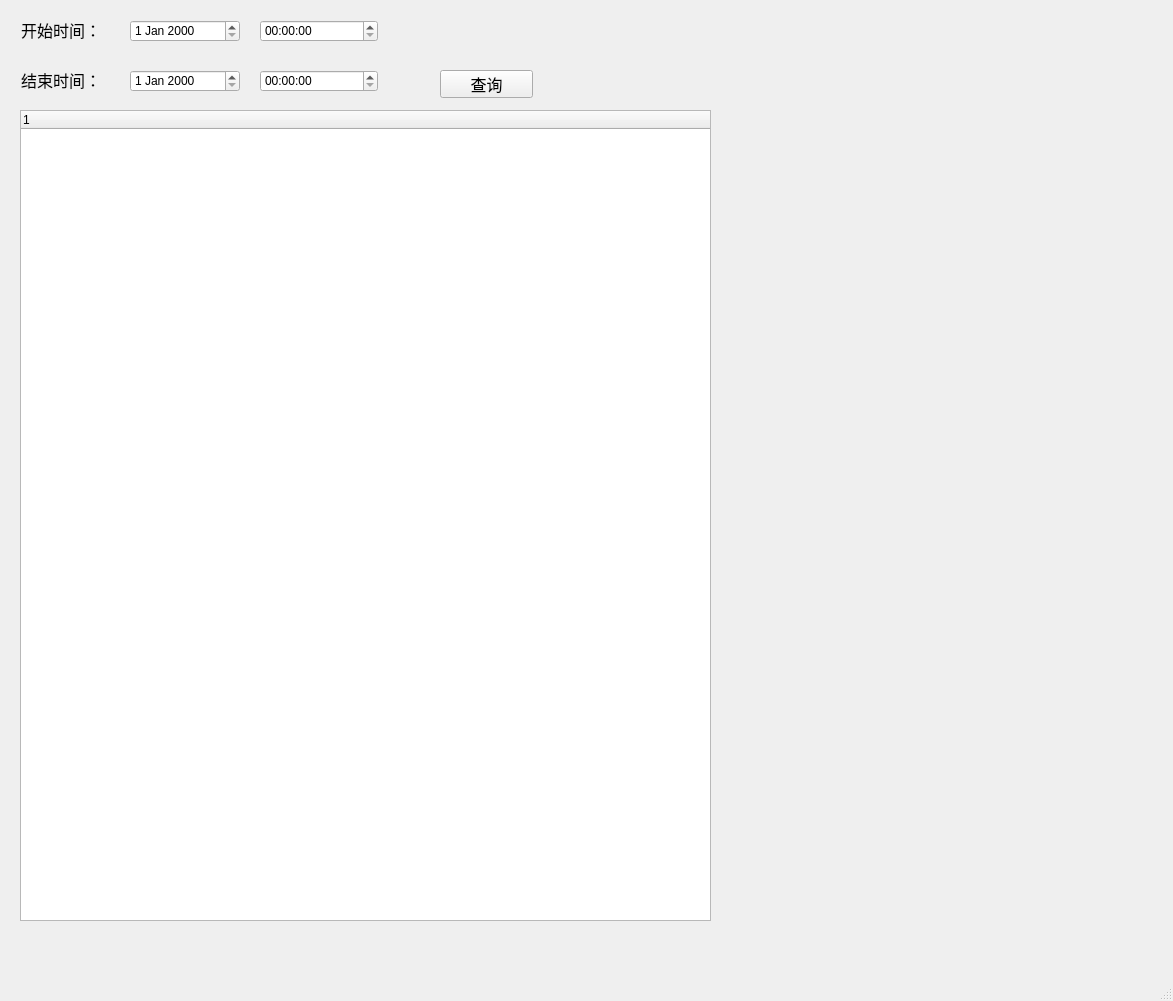
<?xml version="1.0" encoding="UTF-8"?>
<ui version="4.0">
 <class>AccessRecord</class>
 <widget class="QMainWindow" name="AccessRecord">
  <property name="geometry">
   <rect>
    <x>0</x>
    <y>0</y>
    <width>1173</width>
    <height>1001</height>
   </rect>
  </property>
  <property name="windowTitle">
   <string>MainWindow</string>
  </property>
  <widget class="QWidget" name="centralwidget">
   <widget class="QLabel" name="label">
    <property name="geometry">
     <rect>
      <x>21</x>
      <y>20</y>
      <width>91</width>
      <height>20</height>
     </rect>
    </property>
    <property name="font">
     <font>
      <family>Agency FB</family>
      <pointsize>12</pointsize>
     </font>
    </property>
    <property name="text">
     <string>开始时间：</string>
    </property>
   </widget>
   <widget class="QDateEdit" name="startDateEdit">
    <property name="geometry">
     <rect>
      <x>130</x>
      <y>20</y>
      <width>110</width>
      <height>22</height>
     </rect>
    </property>
   </widget>
   <widget class="QTimeEdit" name="startTimeEdit">
    <property name="geometry">
     <rect>
      <x>260</x>
      <y>20</y>
      <width>118</width>
      <height>22</height>
     </rect>
    </property>
   </widget>
   <widget class="QTimeEdit" name="endTimeEdit">
    <property name="geometry">
     <rect>
      <x>260</x>
      <y>70</y>
      <width>118</width>
      <height>22</height>
     </rect>
    </property>
   </widget>
   <widget class="QLabel" name="label_2">
    <property name="geometry">
     <rect>
      <x>21</x>
      <y>70</y>
      <width>91</width>
      <height>20</height>
     </rect>
    </property>
    <property name="font">
     <font>
      <family>Agency FB</family>
      <pointsize>12</pointsize>
     </font>
    </property>
    <property name="text">
     <string>结束时间：</string>
    </property>
   </widget>
   <widget class="QDateEdit" name="endDateEdit">
    <property name="geometry">
     <rect>
      <x>130</x>
      <y>70</y>
      <width>110</width>
      <height>22</height>
     </rect>
    </property>
   </widget>
   <widget class="QPushButton" name="searchBtn">
    <property name="geometry">
     <rect>
      <x>440</x>
      <y>70</y>
      <width>93</width>
      <height>28</height>
     </rect>
    </property>
    <property name="font">
     <font>
      <family>Agency FB</family>
      <pointsize>12</pointsize>
      <weight>50</weight>
      <bold>false</bold>
     </font>
    </property>
    <property name="text">
     <string>查询</string>
    </property>
   </widget>
   <widget class="QTreeWidget" name="treeWidget">
    <property name="geometry">
     <rect>
      <x>20</x>
      <y>110</y>
      <width>691</width>
      <height>811</height>
     </rect>
    </property>
    <column>
     <property name="text">
      <string notr="true">1</string>
     </property>
    </column>
   </widget>
   <widget class="QLabel" name="accessImageL">
    <property name="geometry">
     <rect>
      <x>800</x>
      <y>150</y>
      <width>331</width>
      <height>351</height>
     </rect>
    </property>
    <property name="text">
     <string/>
    </property>
   </widget>
   <widget class="QLabel" name="faceLibImageL">
    <property name="geometry">
     <rect>
      <x>800</x>
      <y>550</y>
      <width>331</width>
      <height>351</height>
     </rect>
    </property>
    <property name="text">
     <string/>
    </property>
   </widget>
   <widget class="QLabel" name="nameLabel">
    <property name="geometry">
     <rect>
      <x>450</x>
      <y>20</y>
      <width>151</width>
      <height>31</height>
     </rect>
    </property>
    <property name="font">
     <font>
      <family>Agency FB</family>
      <pointsize>12</pointsize>
     </font>
    </property>
    <property name="text">
     <string/>
    </property>
   </widget>
  </widget>
  <widget class="QMenuBar" name="menubar">
   <property name="geometry">
    <rect>
     <x>0</x>
     <y>0</y>
     <width>1173</width>
     <height>26</height>
    </rect>
   </property>
  </widget>
  <widget class="QStatusBar" name="statusbar"/>
 </widget>
 <resources/>
 <connections/>
</ui>
